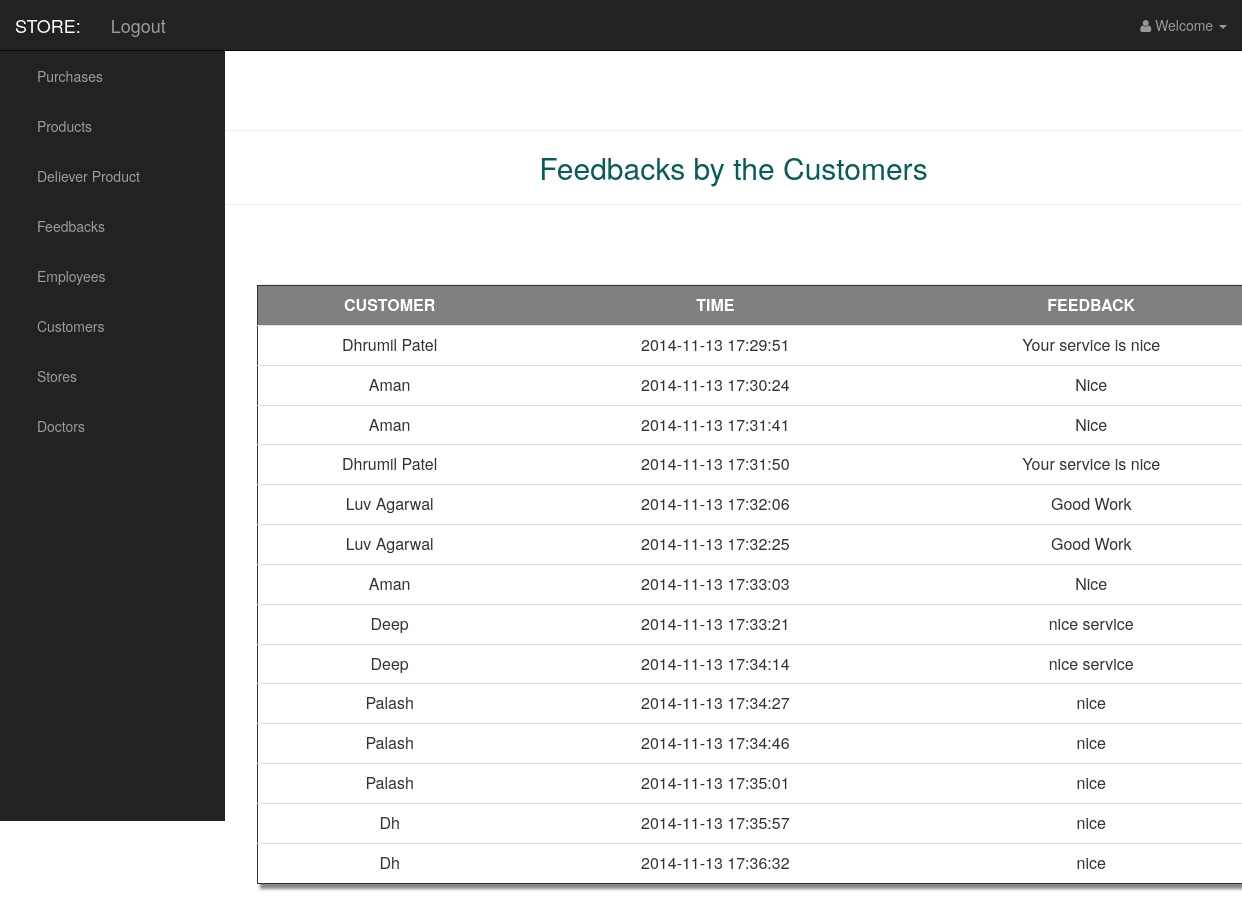
Page /feedback.php on the committed database.
### tables this page shows
CREATE TABLE FEEDBACK(
	feedback_id INT NOT NULL AUTO_INCREMENT,
	customer_name CHAR(40),
	time_of_feedback TIMESTAMP DEFAULT CURRENT_TIMESTAMP,
	feedback_body CHAR(100),
	PRIMARY KEY(feedback_id)
);

### _feedback.php (the view, shortened to what this page needs)
<br><br><br><hr>
<h2 style="color:#095d58;text-align:center"> Feedbacks by the Customers </h2>
<hr><br><br><br>
<?php
$dbhost = "localhost";
$dbuser = "root";
$dbpassword = "123123";
$conn = mysql_connect($dbhost,$dbuser,$dbpassword);
$query = "Select * from FEEDBACK";
$results = mysql_query($query,$conn);
?>
<table class='table table-hover' border="0" style="margin-left:2em;width:65em;border:1px solid ;box-shadow: 5px 3px 3px 2px #888888">
<thead style="color:white;text-align:center;background-color:#808080;font-weight:bold;">
<td>CUSTOMER</td>
<td>TIME</td>
<td>FEEDBACK</td>
</thead>
<?php
while($row = mysql_fetch_array($results))
{
	echo "<tr style='text-align:center'><td>".$row['customer_name']."</td>";
	echo "<td>".$row['time_of_feedback']."</td>";
	echo "<td>".$row['feedback_body']."</td></tr>";
}
echo "</table>";
?>

### static/css/sb-admin.css (style rules this page uses)
body { margin-top: 100px; background-color: white; }
@media (min-width:768px) { body { margin-top: 50px; } }

### rows in the picture
feedback: customer_name "Dhrumil Patel", time_of_feedback "2014-11-13 17:29:51", feedback_body "Your service is nice"
feedback: customer_name "Aman", time_of_feedback "2014-11-13 17:30:24", feedback_body "Nice"
feedback: customer_name "Aman", time_of_feedback "2014-11-13 17:31:41", feedback_body "Nice"
feedback: customer_name "Dhrumil Patel", time_of_feedback "2014-11-13 17:31:50", feedback_body "Your service is nice"
feedback: customer_name "Luv Agarwal", time_of_feedback "2014-11-13 17:32:06", feedback_body "Good Work"
feedback: customer_name "Luv Agarwal", time_of_feedback "2014-11-13 17:32:25", feedback_body "Good Work"
feedback: customer_name "Aman", time_of_feedback "2014-11-13 17:33:03", feedback_body "Nice"
feedback: customer_name "Deep", time_of_feedback "2014-11-13 17:33:21", feedback_body "nice service"
feedback: customer_name "Deep", time_of_feedback "2014-11-13 17:34:14", feedback_body "nice service"
feedback: customer_name "Palash", time_of_feedback "2014-11-13 17:34:27", feedback_body "nice"
feedback: customer_name "Palash", time_of_feedback "2014-11-13 17:34:46", feedback_body "nice"
feedback: customer_name "Palash", time_of_feedback "2014-11-13 17:35:01", feedback_body "nice"
feedback: customer_name "Dh", time_of_feedback "2014-11-13 17:35:57", feedback_body "nice"
feedback: customer_name "Dh", time_of_feedback "2014-11-13 17:36:32", feedback_body "nice"
